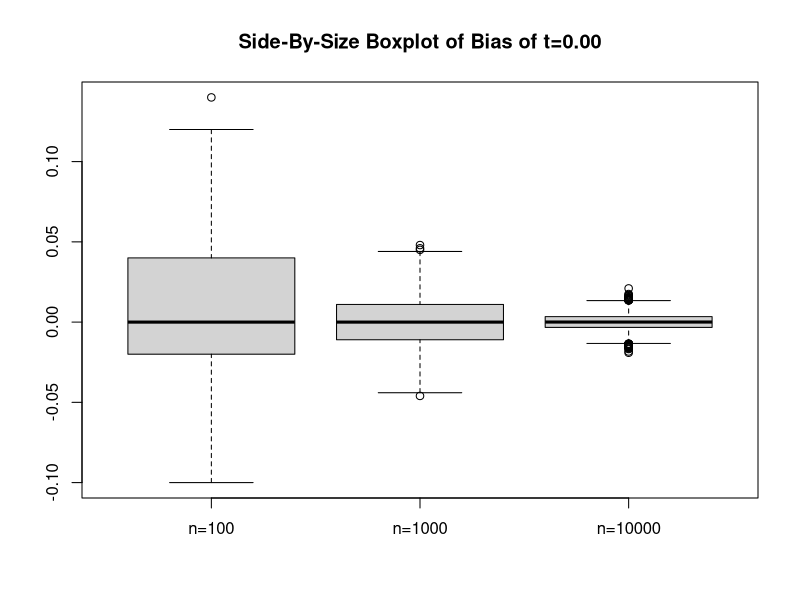
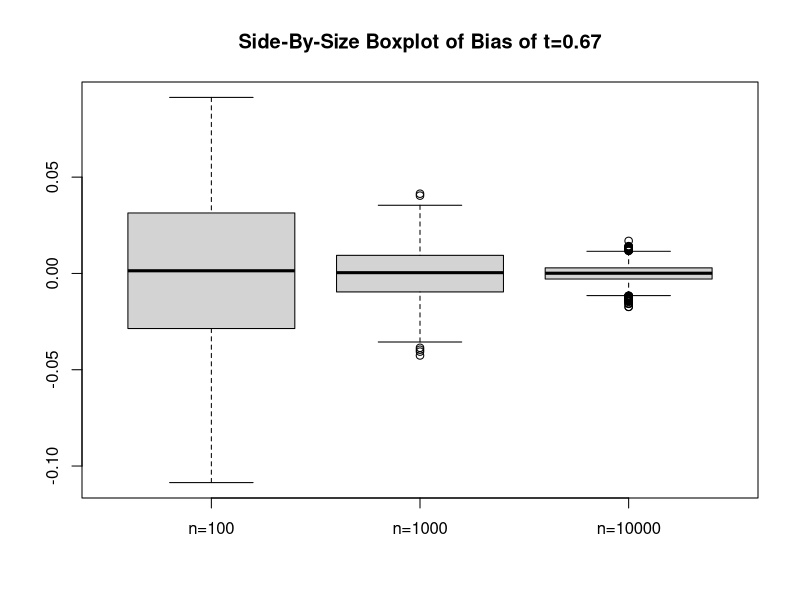
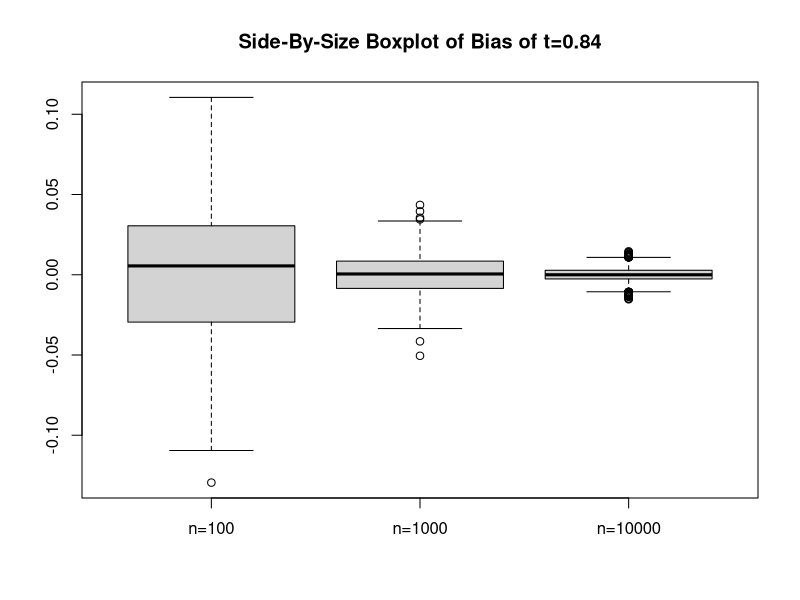
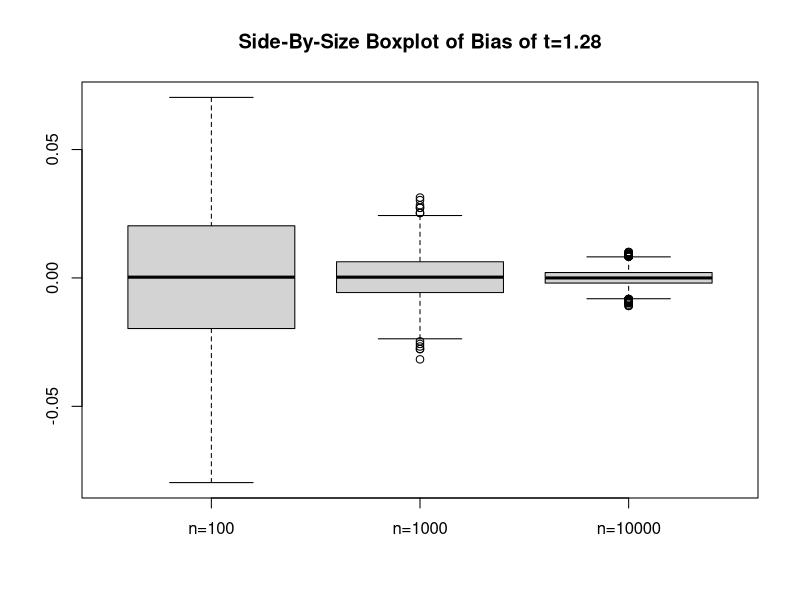
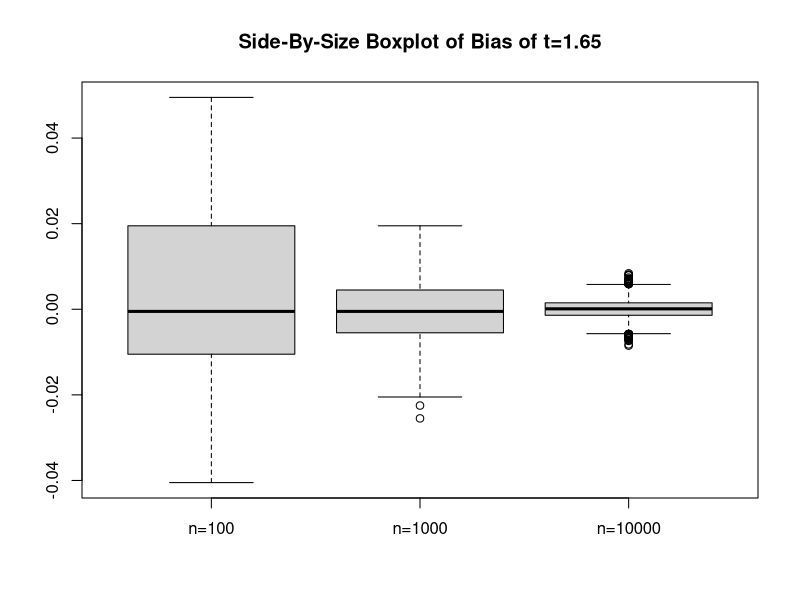
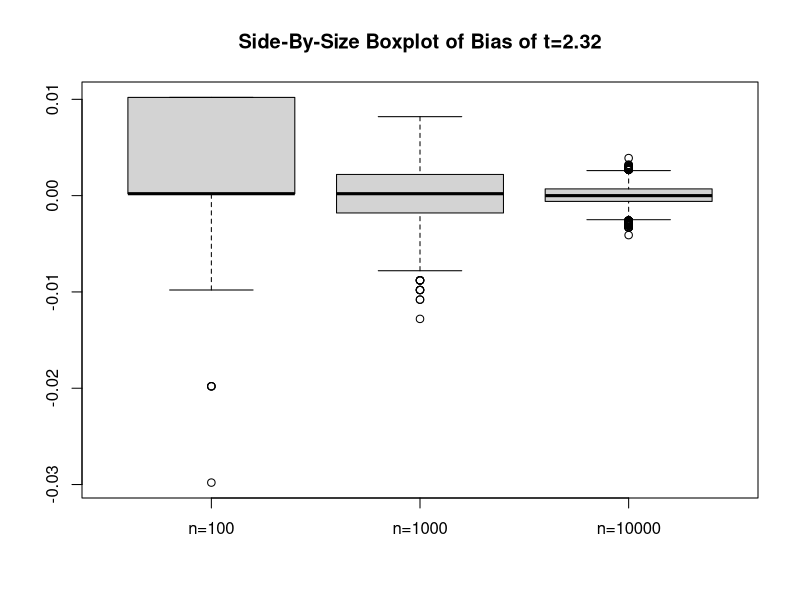
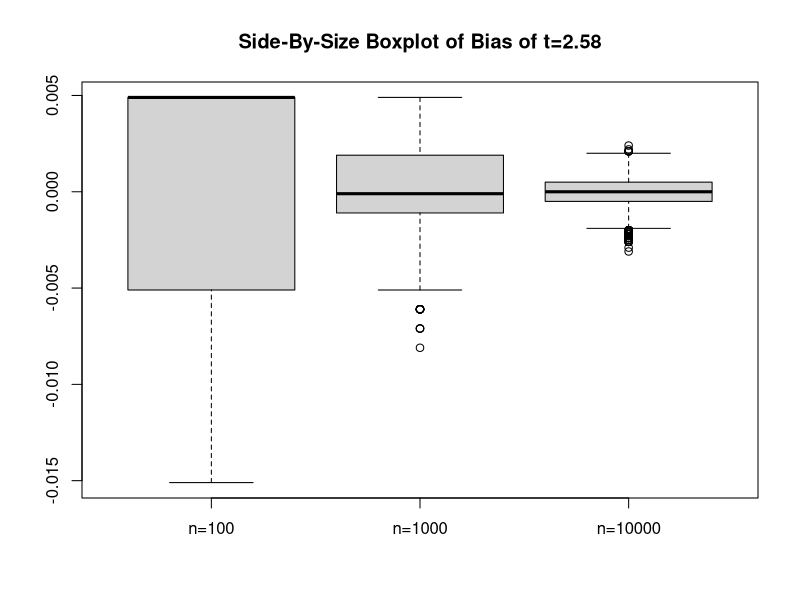
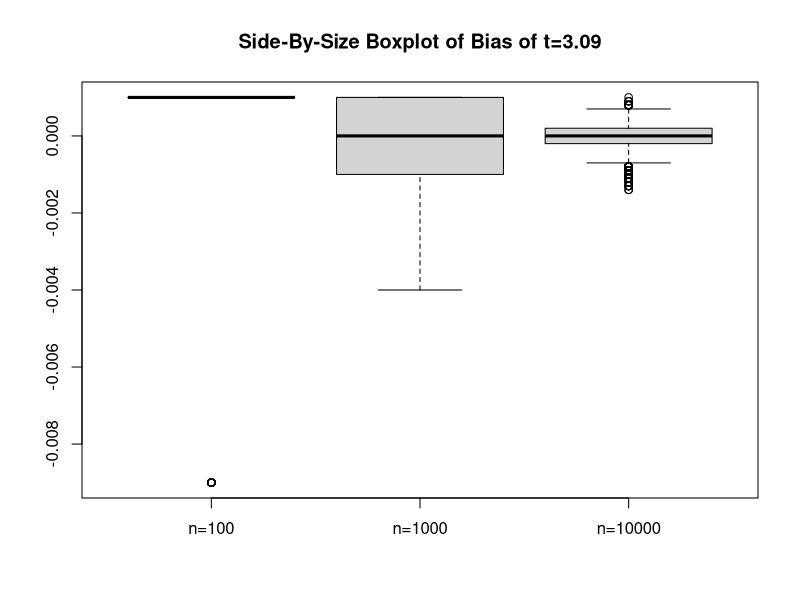

The R source for these figures, in order:
## ---- chunk 1
F <- function(n,t){
  set.seed(1)
  (length(which(rnorm(n,0,1)<t)))/n
}

## ---- chunk 2

F(100,0.00)
F(100,0.67)
F(100,0.87)
F(100,1.28)
F(100,1.65)
F(100,2.32)
F(100,2.58)
F(100,3.09)
F(100,3.72)

F(1000,0.00)
F(1000,0.67)
F(1000,0.87)
F(1000,1.28)
F(1000,1.65)
F(1000,2.32)
F(1000,2.58)
F(1000,3.09)
F(1000,3.72)

F(10000,0.00)
F(10000,0.67)
F(10000,0.87)
F(10000,1.28)
F(10000,1.65)
F(10000,2.32)
F(10000,2.58)
F(10000,3.09)
F(10000,3.72)

## ---- chunk 3
G <- function(n,t,p){
  a <- c(0)
  for(i in 1:n){
    a[i] <- ((length(which(rnorm(n,0,1)<t)))/n)-p
  }
  a
}
## ---- chunk 4
a1 <- G(100,0.0,0.5)     #n=100, t=0.0 ,p=0.5
a2 <- G(100,0.67,0.7486) #n=100, t=0.67,p=0.7486
a3 <- G(100,0.84,0.7995) #n=100, t=0.84,p=0.7995
a4 <- G(100,1.28,0.8997) #n=100, t=1.28,p=0.8997
a5 <- G(100,1.65,0.9505) #n=100, t=1.65,p=0.9505
a6 <- G(100,2.32,0.9898) #n=100, t=2.32,p=0.9898
a7 <- G(100,2.58,0.9951) #n=100, t=2.58,p=0.9951
a8 <- G(100,3.09,0.9990) #n=100, t=3.09,p=0.9990
a9 <- G(100,3.72,0.9999) #n=100, t=3.72,p=0.9999 

b1 <- G(1000,0.0,0.5)     #n=1000, t=0.0 ,p=0.5
b2 <- G(1000,0.67,0.7486) #n=1000, t=0.67,p=0.7486
b3 <- G(1000,0.84,0.7995) #n=1000, t=0.84,p=0.7995
b4 <- G(1000,1.28,0.8997) #n=1000, t=1.28,p=0.8997
b5 <- G(1000,1.65,0.9505) #n=1000, t=1.65,p=0.9505
b6 <- G(1000,2.32,0.9898) #n=1000, t=2.32,p=0.9898
b7 <- G(1000,2.58,0.9951) #n=1000, t=2.58,p=0.9951
b8 <- G(1000,3.09,0.9990) #n=1000, t=3.09,p=0.9990
b9 <- G(1000,3.72,0.9999) #n=1000, t=3.72,p=0.9999

c1 <- G(10000,0.0,0.5)     #n=10000, t=0.0 ,p=0.5
c2 <- G(10000,0.67,0.7486) #n=10000, t=0.67,p=0.7486
c3 <- G(10000,0.84,0.7995) #n=10000, t=0.84,p=0.7995
c4 <- G(10000,1.28,0.8997) #n=10000, t=1.28,p=0.8997
c5 <- G(10000,1.65,0.9505) #n=10000, t=1.65,p=0.9505
c6 <- G(10000,2.32,0.9898) #n=10000, t=2.32,p=0.9898
c7 <- G(10000,2.58,0.9951) #n=10000, t=2.58,p=0.9951
c8 <- G(10000,3.09,0.9990) #n=10000, t=3.09,p=0.9990
c9 <- G(10000,3.72,0.9999) #n=10000, t=3.72,p=0.9999



t1 <- c("n=100","n=1000","n=10000")  
boxplot(a1,b1,c1,names=t1,main="Side-By-Size Boxplot of Bias of t=0.00")

t2 <- c("n=100","n=1000","n=10000")  
boxplot(a2,b2,c2,names=t2,main="Side-By-Size Boxplot of Bias of t=0.67")
t3 <- c("n=100","n=1000","n=10000")  
boxplot(a3,b3,c3,names=t3,main="Side-By-Size Boxplot of Bias of t=0.84")
t4 <- c("n=100","n=1000","n=10000")  
boxplot(a4,b4,c4,names=t4,main="Side-By-Size Boxplot of Bias of t=1.28")
t5 <- c("n=100","n=1000","n=10000")  
boxplot(a5,b5,c5,names=t5,main="Side-By-Size Boxplot of Bias of t=1.65")
t6 <- c("n=100","n=1000","n=10000")  
boxplot(a6,b6,c6,names=t6,main="Side-By-Size Boxplot of Bias of t=2.32")
t7 <- c("n=100","n=1000","n=10000")  
boxplot(a7,b7,c7,names=t7,main="Side-By-Size Boxplot of Bias of t=2.58")
t8 <- c("n=100","n=1000","n=10000")  
boxplot(a8,b8,c8,names=t8,main="Side-By-Size Boxplot of Bias of t=3.09")
t9 <- c("n=100","n=1000","n=10000")  
boxplot(a9,b9,c9,names=t9,main="Side-By-Size Boxplot of Bias of t=3.72")

